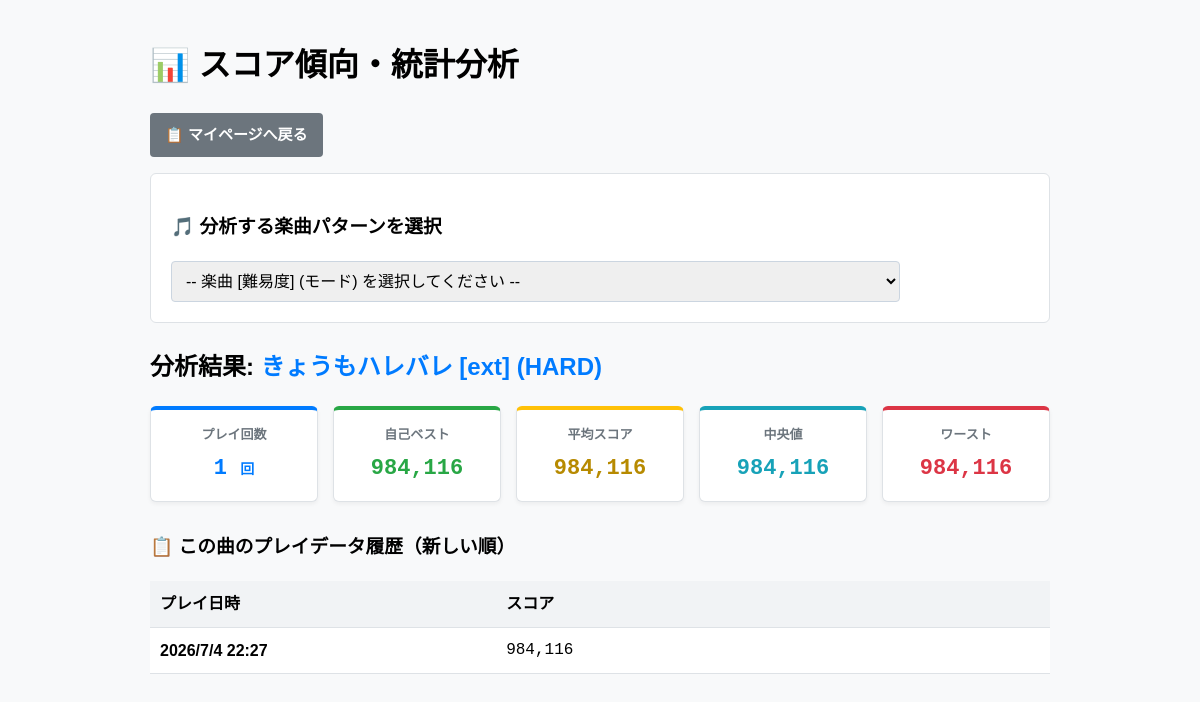
Screenshot of /user/misakou959/analytics?music_name=きょうもハレバレ&difficulty=ext&is_hard=1 with the database file from the repository.
### app/database.py (models this page shows)
class JubeatHistory(db.Model):
    id = db.Column(db.Integer, primary_key=True)
    user_id = db.Column(db.String(50), nullable=False) # 簡易的な識別用（IPなど）
    konami_id = db.Column(db.String(50), nullable=False) # コナミID
    date = db.Column(db.String(255), nullable=False) # プレー日時
    music_name = db.Column(db.String(255), nullable=False) # 曲名
    difficulty = db.Column(db.String(50)) # 難易度
    score = db.Column(db.Integer) # スコア
    is_hardmode = db.Column(db.Integer) # ハードモード有無
    rival1_name = db.Column(db.String(50)) # 他プレイヤー1の名前
    rival1_score = db.Column(db.Integer) # 他プレイヤー1のスコア
    rival2_name = db.Column(db.String(50)) # 他プレイヤー2の名前
    rival2_score = db.Column(db.Integer) # 他プレイヤー2のスコア
    rival3_name = db.Column(db.String(50)) # 他プレイヤー3の名前
    rival3_score = db.Column(db.Integer) # 他プレイヤー3のスコア

### app/routes/userpage.py (the view)
@userpage_bp.route('/user/<konami_id>/analytics')
def user_analytics_page(konami_id):
    target_music = request.args.get('music_name', '').strip()
    target_diff = request.args.get('difficulty', '').strip()
    target_hard = request.args.get('is_hard', '').strip() # "true" または "false"
    user_records = JubeatHistory.query.filter_by(konami_id=konami_id).all()
    dropdown_items = []
    seen = set()
    for r in user_records:
        mode_str = "(HARD)" if r.is_hardmode else ""
        item_key = (r.music_name, r.difficulty, r.is_hardmode)
        if item_key not in seen:
            seen.add(item_key)
            dropdown_items.append({
                "music_name": r.music_name,
                "difficulty": r.difficulty,
                "is_hard": r.is_hardmode,
                "mode_text": mode_str,
                "display_text": f"{r.music_name} [{r.difficulty}] {mode_str}"
            })
    dropdown_items = sorted(dropdown_items, key=lambda x: x["music_name"])
    target_records = []
    stats = None
    if target_music and target_diff:
        target_records = JubeatHistory.query.filter_by(
            konami_id=konami_id,
            music_name=target_music,
            difficulty=target_diff,
            is_hardmode=target_hard
        ).order_by(JubeatHistory.id.desc()).all()
        scores = [r.score for r in target_records if isinstance(r.score, int)]
        if scores:
            stats = {
                "play_count": len(scores),
                "max_score": max(scores),
                "min_score": min(scores),
                "average_score": round(statistics.mean(scores), 1),
                "median_score": statistics.median(scores),
            }
    target_records.sort(key=get_record_datetime, reverse=True)
    return render_template(
        'user_analytics.html',
        current_user=konami_id,
        dropdown_items=dropdown_items,
        target_music=target_music,
        target_diff=target_diff,
        target_hard=target_hard,
        target_records=target_records,
        stats=stats
    )

### app/routes/userpage.py (called while the page is built)
def get_record_datetime(record):
    try:
        return datetime.strptime(record.date.strip(), '%Y/%m/%d %H:%M')
    except ValueError:
        return datetime.min

### app/templates/user_analytics.html (shortened to what this page needs)
<!DOCTYPE html>
<html lang="ja">
<head>
</head>
<body>
    <div class="container">
        <h1>📊 スコア傾向・統計分析</h1>
        <p>
            <a href="/user/{{ current_user }}" class="btn" style="background-color: #6c757d;">📋 マイページへ戻る</a>
        </p>
        <div class="form-box">
            <h3>🎵 分析する楽曲パターンを選択</h3>
            <form id="analyticsForm" action="/user/{{ current_user }}/analytics" method="get">
                <select id="music_selector" style="padding: 10px; width: 85%; font-size: 16px; border-radius: 4px; border: 1px solid #cbd5e0;" onchange="submitWithParams()">
                    <option value="">-- 楽曲 [難易度] (モード) を選択してください --</option>
                </select>
            </form>
        </div>
        {% if target_music and stats %}
            <h2>分析結果: <span style="color: #007BFF;">{{ target_music }} [{{ target_diff }}] {% if target_hard == "1" %}(HARD){% endif %}</span></h2>
            <div class="card-container">
                <div class="card" style="border-top: 4px solid #007BFF;">
                    <div class="card-title">プレイ回数</div>
                    <div class="card-value" style="color: #007BFF;">{{ stats.play_count }} <span style="font-size:14px;">回</span></div>
                </div>
                <div class="card" style="border-top: 4px solid #28a745;">
                    <div class="card-title">自己ベスト</div>
                    <div class="card-value" style="color: #28a745;">{{ "{:,}".format(stats.max_score) }}</div>
                </div>
                <div class="card" style="border-top: 4px solid #ffc107;">
                    <div class="card-title">平均スコア</div>
                    <div class="card-value" style="color: #b78a00;">{{ "{:,}".format(stats.average_score) }}</div>
                </div>
                <div class="card" style="border-top: 4px solid #17a2b8;">
                    <div class="card-title">中央値</div>
                    <div class="card-value" style="color: #17a2b8;">{{ "{:,}".format(stats.median_score) }}</div>
                </div>
                <div class="card" style="border-top: 4px solid #dc3545;">
                    <div class="card-title">ワースト</div>
                    <div class="card-value" style="color: #dc3545;">{{ "{:,}".format(stats.min_score) }}</div>
                </div>
            </div>
            <h3>📋 この曲のプレイデータ履歴（新しい順）</h3>
            <table>
                <thead>
                    <tr>
                        <th style="width: 25%;">プレイ日時</th>
                        <th style="width: 40%;">スコア</th>
                    </tr>
                </thead>
                <tbody>
                    {% for r in target_records %}
                    <tr>
                        <td><strong>{{ r.date }}</strong></td>
                        <td style="font-family: monospace; font-size: 16px;">{{ "{:,}".format(r.score) }}</td>
                    </tr>
                    {% endfor %}
                </tbody>
            </table>
        {% elif target_music %}
            <p style="color: #dc3545; font-weight: bold;">選択した楽曲の有効なスコアデータ（数値）が登録されていません。</p>
        {% endif %}
    </div>
</body>
</html>

### app/templates/user_analytics.html (style rules this page uses)
body { font-family: sans-serif; margin: 40px; background-color: #f8f9fa; line-height: 1.6; }
.container { max-width: 900px; margin: 0 auto; }
.btn { padding: 10px 15px; font-size: 15px; cursor: pointer; background-color: #007BFF; color: white; border: none; border-radius: 4px; font-weight: bold; text-decoration: none; display: inline-block; }
.card-container { display: grid; grid-template-columns: repeat(auto-fit, minmax(150px, 1fr)); gap: 15px; margin-top: 20px; margin-bottom: 30px; }
.card { background: white; border: 1px solid #dee2e6; border-radius: 6px; padding: 15px; text-align: center; box-shadow: 0 2px 4px rgba(0,0,0,0.05); }
.card-title { font-size: 13px; color: #6c757d; font-weight: bold; margin-bottom: 5px; }
.card-value { font-size: 22px; color: #2d3748; font-weight: bold; font-family: monospace; }
.form-box { background: white; border: 1px solid #dee2e6; border-radius: 6px; padding: 20px; margin-bottom: 25px; }
table { border-collapse: collapse; width: 100%; margin-top: 15px; background: white; }
th, td { padding: 10px; text-align: left; border-bottom: 1px solid #dee2e6; }
th { background-color: #f1f3f5; }

### rows the page displays
JubeatHistory: music_name "きょうもハレバレ", max_score "984,116", median_score "984,116", min_score "984,116", date "2026/7/4 22:27", score "984,116"

### other values shown
{{ target_diff }} "ext"
{{ stats.play_count }} "1"
{{ "{:,}".format(stats.average_score) }} "984,116"
